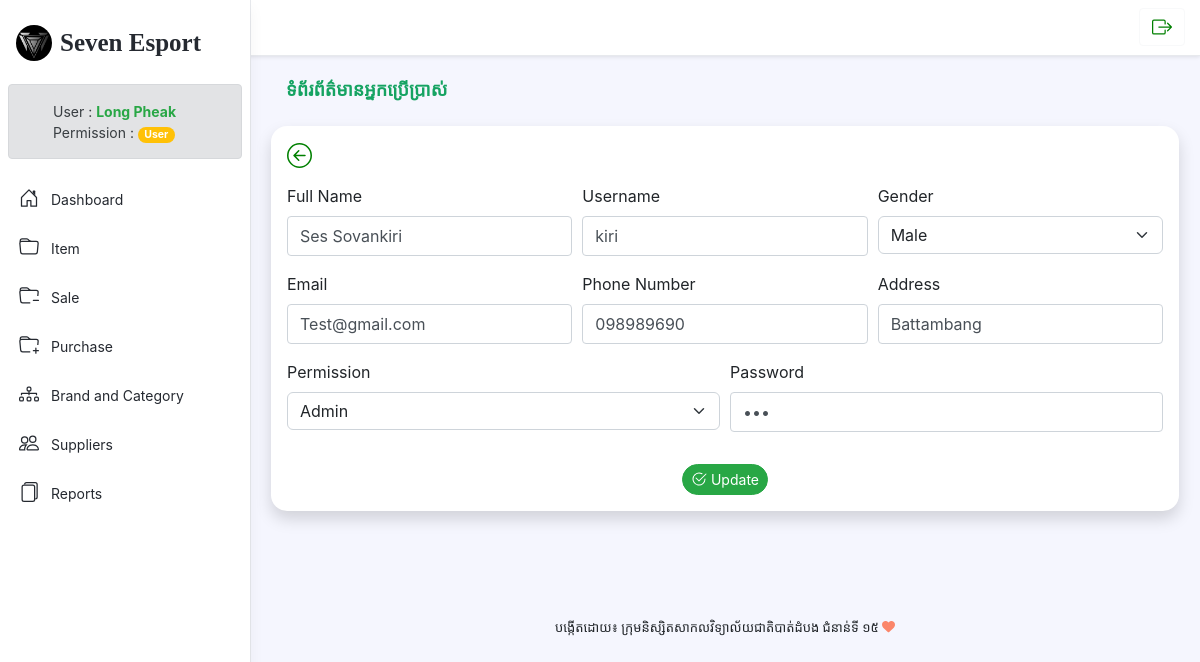
Page /user_edit.php?id=1 (signed in) on the committed database.
### tables this page shows
CREATE TABLE `tbl_user` (
  `user_id` int(11) NOT NULL AUTO_INCREMENT,
  `user_fullname` varchar(50) NOT NULL,
  `user_gender` varchar(50) NOT NULL,
  `user_email` varchar(100) NOT NULL,
  `user_name` varchar(50) NOT NULL,
  `user_password` varchar(100) NOT NULL,
  `user_address` varchar(100) NOT NULL,
  `user_phone` varchar(50) NOT NULL,
  `permission` varchar(50) NOT NULL,
  `status` int(11) NOT NULL,
  PRIMARY KEY (`user_id`)
);

### user_edit.php (the view, shortened to what this page needs)
<?php
require_once 'config/db.php';
require_once 'inc/html_head.php';
?>
<body class="app">
<header class="app-header fixed-top">
    <div class="app-header-inner">
        <?php include('inc/header_menu.php') ?>
    </div>
    </div>
    <div id="app-sidepanel" class="app-sidepanel">
        <?php include('inc/sidebar.php') ?>
    </div>
</header>
<div class="app-wrapper">
    <div class="app-content pt-3 p-md-3 p-lg-4">
        <?php
        $data = $con->query("SELECT * FROM tbl_user WHERE user_id = ". $_GET['id'])->fetch(PDO::FETCH_OBJ);
        ?>
        <div class="container-xl">
            <div class="position-relative mb-3">
                <div class="row g-2 justify-content-between mb-3">
                    <div class="col-auto ">
                        <h1 style="font-family: 'Kantumruy Pro ExtraLight'; color:#15a362; font-size:large"
                            class="app-page-title mb-2">ទំព័រព័ត៌មានអ្នកប្រើប្រាស់</h1>
                    </div>
                    <div class="container bg-white p-3 mt-3 shadow p-3 mb-5 bg-body rounded-4">
                        <form action="#" method="post">
                            <div class="mb-3">
                            <a href="user.php" title="Back">
                            </a>
                            </div>
                            <div class="form-row">
                                <div class="form-group col-md-4">
                                    <label for="inputID">Full Name</label>
                                    <input name="fullname" value="<?= $data->user_fullname ?>" class="form-control" type="text" placeholder="Full Name">
                                </div>
                                <div class="form-group col-md-4">
                                    <label for="inputID">Username</label>
                                    <input name="name" value="<?= $data->user_name ?>" class="form-control" type="text" placeholder="Username">
                                </div>
                                <div class="form-group col-md-4">
                                    <label for="form-select" class="form-label">Gender</label>
                                    <select name="gender" class="form-select">
                                        <option value="Male" <?= $data->user_gender=='Male'?'selected':'' ?>>Male</option>
                                    </select>
                                </div>
                            </div>
                            <div class="form-row">
                                <div class="form-group col-md-4">
                                    <label class="form-label">Email</label>
                                    <input type="email" name="email" value="<?= $data->user_email ?>" class="form-control" placeholder="Email">
                                </div>
                                <div class="form-group col-md-4">
                                    <label class="form-label">Phone Number</label>
                                    <input type="text" name="phone" value="<?= $data->user_phone ?>" class="form-control" placeholder="Phone Number">
                                </div>
                                <div class="form-group col-md-4">
                                    <label class="form-label">Address</label>
                                    <input type="text" name="address" value="<?= $data->user_address ?>" class="form-control" placeholder="Address">
                                </div>
                            </div>
                            <div class="form-row">
                            <div class="form-group col-md-6">
                            <label for="form-select" class="form-label">Permission</label>
                                    <select name="permission" class="form-select">
                                        <option value="Admin" <?= $data->permission=='Admin'?'selected':'' ?>>Admin</option>
                                    </select>
                            </div>
                            <div class="form-group col-md-6">
                                    <label class="form-label">Password</label>
                                    <input type="password" name="password" value="<?= $data->user_password ?>" class="form-control" placeholder="Password">
                                </div>
                            </div>
                            <div class="text-center mt-3">
                                <button name="update_user" type="submit" class="btn btn-sm btn-success rounded-5">
                                     Update</button>
                            </div>
                        </form>
                    </div>
                </div>
            </div>
        </div>
    </div>
    <footer id="footbarlog" class="app-footer">
        <?php include('inc/footer.php') ?>
    </footer>
</div>
</body>
</html>

### config/checkpermission.php (shortened to what this page needs)
<div class="mx-2">
    <?php
    $LogID = $_SESSION["Loged_id"];
    $status = 1;
    $sql_select_logedin = $con->prepare("SELECT * FROM tbl_user WHERE tbl_user.status = ?
    AND tbl_user.user_id = ?");
    $sql_select_logedin->bindParam(1, $status);
    $sql_select_logedin->bindParam(2, $LogID);
    $sql_select_logedin->execute();
    $row_select_logedin = $sql_select_logedin->fetch(PDO::FETCH_BOTH);
    if ($row_select_logedin['permission'] == "Admin") {
    ?>
        <div class="alert alert-secondary" style="height: 75px;" role="alert">
            <div class="row">
                <div >
                    <a href="Users.php?ID=<?= $row_select_logedin['user_id'] ?>">
                    </a>
                </div>
                <div class="col-auto mt-1 ml-4">User :
                    <strong class="text-success"><?= $row_select_logedin['user_fullname'] ?></strong><br>
                    <p>Permission : <span class="badge badge-pill badge-success"><?= $row_select_logedin['permission'] ?></span></p>
                </div>
            </div>
        </div>
    <?php
    }else if($row_select_logedin['permission'] == "User"){
        ?>
        <div class="alert alert-secondary" style="height: 75px;" role="alert">
            <div class="row">
                <div class="col-auto mt-1 ml-4">User :
                    <strong class="text-success"><?= $row_select_logedin['user_fullname'] ?></strong><br>
                    <p>Permission : <span style="color: white ;" class="badge badge-pill badge-warning"><?= $row_select_logedin['permission'] ?></span></p>
                </div>
            </div>
        </div>
    <?php
    } else if($row_select_logedin['permission' == "Vendor"]){
        ?>
        <div class="alert alert-secondary" style="height: 75px;" role="alert">
            <div class="row">
                <div>
                    <a href="Users.php?ID=<?= $row_select_logedin['user_id'] ?>">
                    </a>
                </div>
                <div class="col-auto mt-1 ml-4">User :
                    <strong class="text-success"><?= $row_select_logedin['user_fullname'] ?></strong><br>
                    <p>Permission : <span style="color: white ;" class="badge badge-pill badge-danger"><?= $row_select_logedin['permission'] ?></span></p>
                </div>
            </div>
        </div>
    <?php
    }
    ?>
</div>

### assets/css/style.css (style rules this page uses)
#footbarlog { font-family: "Kh Dangrek"; text-align: center; }

### rows in the picture
tbl_user: user_fullname "Long Pheak", permission "User"
tbl_user: fullname "Ses Sovankiri", name "kiri", gender "Male", email "Test@gmail.com", phone "098989690", address "Battambang", permission "Admin"
